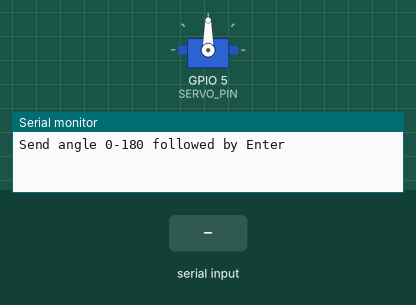
This sketch was run on a simulated ESP32. Shown: servo, the last lines printed to the serial monitor. Inputs (shaded band) come from the test bench.

Above: at 1.2 s.
1.3 s: "30,150\n" received over Serial
At 2.5 s:
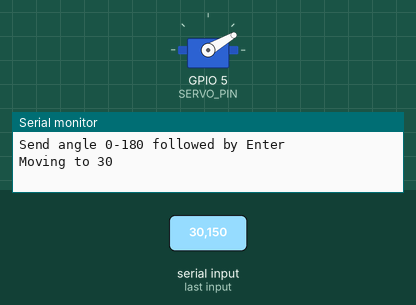
2.8 s: "5\n" received over Serial
At 3.7 s:
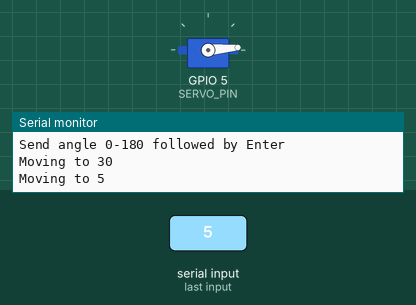
4.3 s: "200\n" received over Serial
At 4.8 s:
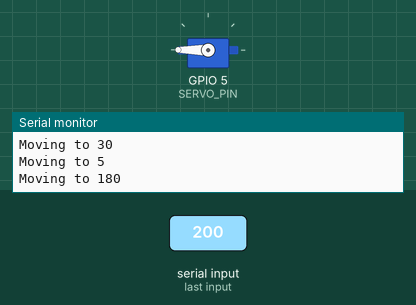
5.8 s: "90,45\n" received over Serial
At 7.2 s:
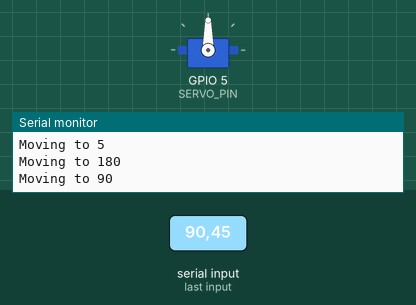
Timing chart, 0 to 8.3 s (numbered marks = the images above; inputs shaded):
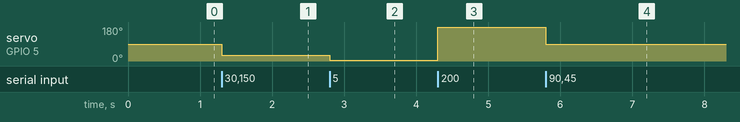

The sketch:

15_serial_servo_position.ino
```cpp
#include <Servo.h>

#define SERVO_PIN 5

Servo myservo;

String inputString = "";
bool stringComplete = false;

void setup() {
  Serial.begin(115200);
  myservo.attach(SERVO_PIN);
  Serial.println("Send angle 0-180 followed by Enter");
}

void loop() {
  while (Serial.available() > 0) {
    char c = (char)Serial.read();
    if (c == '\n' || c == '\r') {
      if (inputString.length() > 0) {
        stringComplete = true;
      }
    } else {
      inputString += c;
    }
  }

  if (stringComplete) {
    int angle = inputString.toInt();
    if (angle < 0) angle = 0;
    if (angle > 180) angle = 180;

    myservo.write(angle);
    Serial.print("Moving to ");
    Serial.println(angle);

    inputString = "";
    stringComplete = false;
  }
}
```

Measured:
- after the input at 1.3 s, servo on GPIO 5 (SERVO_PIN): 90° → 30° at once
- after the input at 2.8 s, servo on GPIO 5 (SERVO_PIN): 30° → 5° at once
- after the input at 4.3 s, servo on GPIO 5 (SERVO_PIN): 5° → 180° at once
- after the input at 5.8 s, servo on GPIO 5 (SERVO_PIN): 180° → 90° at once
